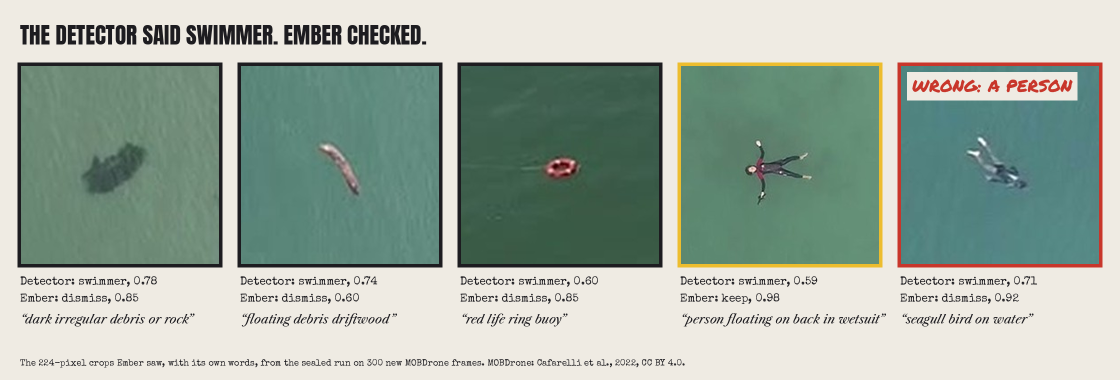
#> input picture pages/ember-check-examples.png, 2240 x 760 px (shown at 1/2 size)
$ python -i select_validation.py   (imports and definitions only)
#> lines starting #> are read from the running program, lines starting #| are printed output that depends on the picture
"""Choose 30 validation frames from a local copy of the SeaDronesSee mirror at revision deb1f872.

    python select_validation.py PATH_TO_MIRROR/data

The published experiments/zoom-first/validation-30/ folder came from this script. Rerunning it needs the mirror and an empty
folder there.
Near-duplicates are checked against the 400 training images listed in experiments/zoom-first/training-30/inputs/training-pool.txt, the local
training pool from which the November 23 run's frames were drawn.
Choose 30 validation frames without reading any label, and stage them for a sealed Ember run.

Order every validation image by SHA-256 of the seed plus its path. Skip near-duplicates of the
400 local training images (which include all frames used in practice and in the November 23 run)
and of frames already chosen. Label files are copied by byte into the scoring-only folder unread.
"""
import hashlib
import json
import shutil
import sys
from pathlib import Path

from PIL import Image

OUT = Path(__file__).resolve().parents[1] / "experiments/zoom-first/validation-30"
POOL = Path(__file__).resolve().parents[1] / "experiments/zoom-first/training-30/inputs/training-pool.txt"
SEED = "open-water-search-validation-2026-11-23"
NEAR = 8  # Hamming distance on a 64-bit difference hash; at or below this counts as a near-duplicate


def dhash(path):
    with Image.open(path) as image:
        small = image.convert("L").resize((9, 8), Image.Resampling.LANCZOS)
    pixels = list(small.get_flattened_data()) if hasattr(small, "get_flattened_data") else list(small.getdata())
    bits = [pixels[row * 9 + col] > pixels[row * 9 + col + 1] for row in range(8) for col in range(8)]
    return sum(bit << i for i, bit in enumerate(bits))


def sha(path):
    return hashlib.sha256(path.read_bytes()).hexdigest()


def main(data):
    if OUT.exists():
        raise SystemExit("Validation set already staged.")
    train = [dhash(data / "images/train" / rel) for rel in POOL.read_text().split()]
    candidates = sorted(
        (p.relative_to(data / "images/val").as_posix() for p in (data / "images/val").rglob("*.jpg")),
        key=lambda rel: hashlib.sha256((SEED + rel).encode()).hexdigest(),
    )
    chosen, chosen_hashes, skipped = [], [], []
    for rel in candidates:
        value = dhash(data / "images/val" / rel)
        nearest = min(bin(value ^ other).count("1") for other in train + chosen_hashes)
        if nearest <= NEAR:
            skipped.append(dict(path=rel, nearest=nearest))
            continue
        chosen.append(rel)
        chosen_hashes.append(value)
        if len(chosen) == 30:
            break
    (OUT / "inputs/images").mkdir(parents=True)
    (OUT / "scoring-only/labels").mkdir(parents=True)
    frames, labels = [], []
    for number, rel in enumerate(chosen, 1):
        name = f"frame-{number:02}"
        image = OUT / "inputs/images" / f"{name}.jpg"
        shutil.copyfile(data / "images/val" / rel, image)
        with Image.open(image) as opened:
            width, height = opened.size
        frames.append(dict(frame=name, image=f"images/{name}.jpg", source=rel, width=width, height=height, sha256=sha(image)))
        label = OUT / "scoring-only/labels" / f"{name}.txt"
        shutil.copyfile(data / "labels/val" / Path(rel).with_suffix(".txt"), label)
        labels.append(dict(frame=name, label=f"labels/{name}.txt", sha256=sha(label)))
    (OUT / "inputs/manifest.json").write_text(json.dumps(dict(
        dataset="SeaDronesSee detection validation split",
        mirror="https://huggingface.co/datasets/dronefreak/SeaDronesSee/tree/deb1f872",
        selection=dict(
            pool=len(candidates),
            seed=SEED,
            method="Order validation paths by SHA-256 of the seed followed by the path relative to images/val. "
                   "Skip any image whose 64-bit difference hash is within 8 bits of a local training image or an earlier pick. Take the first 30.",
            near_duplicates_skipped=skipped,
        ),
        frames=frames,
    ), indent=2))
    (OUT / "scoring-only/manifest.json").write_text(json.dumps(dict(format="YOLO normalized xywh, class 0 = swimmer", frames=labels), indent=2))
    print(f"chose 30 of {len(candidates)}, skipped {len(skipped)} near-duplicates")
    print("manifest sha256", sha(OUT / "inputs/manifest.json"))


# [2 lines not run here, left out]

>>> import cv2
>>> picture = cv2.imread('../pages/ember-check-examples.png', cv2.IMREAD_GRAYSCALE)
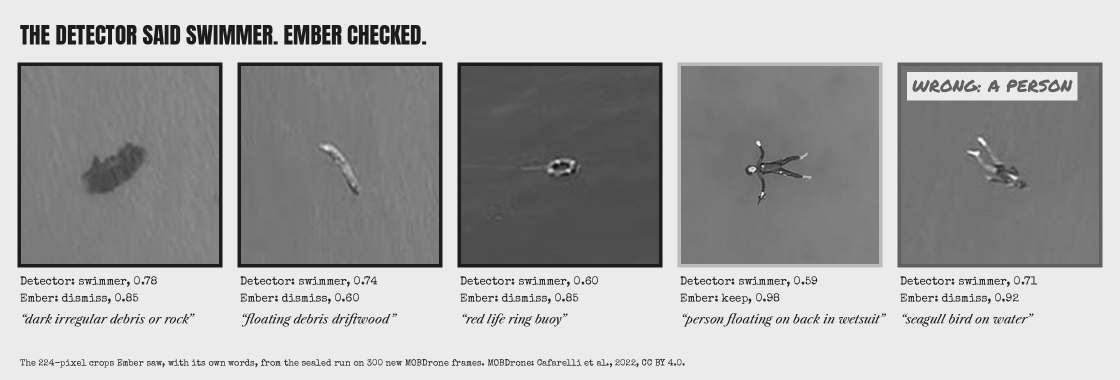
#> picture: shape (760, 2240) (shown at 1/2 size); min 7, max 255, mean 169.2
#> (the run stopped early here; a loop or call above may not have finished)
